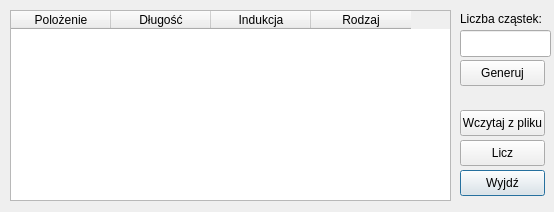
<?xml version="1.0" encoding="UTF-8"?>
<ui version="4.0">
 <class>liczenie</class>
 <widget class="QDialog" name="liczenie">
  <property name="geometry">
   <rect>
    <x>0</x>
    <y>0</y>
    <width>554</width>
    <height>212</height>
   </rect>
  </property>
  <property name="windowTitle">
   <string>Dialog</string>
  </property>
  <widget class="QPushButton" name="BTNclose">
   <property name="geometry">
    <rect>
     <x>460</x>
     <y>170</y>
     <width>85</width>
     <height>26</height>
    </rect>
   </property>
   <property name="text">
    <string>Wyjdź</string>
   </property>
  </widget>
  <widget class="QPushButton" name="BTNcompute">
   <property name="geometry">
    <rect>
     <x>460</x>
     <y>140</y>
     <width>85</width>
     <height>26</height>
    </rect>
   </property>
   <property name="text">
    <string>Licz</string>
   </property>
  </widget>
  <widget class="QTableWidget" name="tableWidget">
   <property name="enabled">
    <bool>true</bool>
   </property>
   <property name="geometry">
    <rect>
     <x>10</x>
     <y>10</y>
     <width>441</width>
     <height>191</height>
    </rect>
   </property>
   <column>
    <property name="text">
     <string>Polożenie</string>
    </property>
   </column>
   <column>
    <property name="text">
     <string>Długość</string>
    </property>
   </column>
   <column>
    <property name="text">
     <string>Indukcja</string>
    </property>
   </column>
   <column>
    <property name="text">
     <string>Rodzaj</string>
    </property>
   </column>
  </widget>
  <widget class="QLabel" name="label">
   <property name="geometry">
    <rect>
     <x>460</x>
     <y>10</y>
     <width>91</width>
     <height>17</height>
    </rect>
   </property>
   <property name="text">
    <string>Liczba cząstek:</string>
   </property>
  </widget>
  <widget class="QLineEdit" name="LEparnum">
   <property name="geometry">
    <rect>
     <x>460</x>
     <y>30</y>
     <width>91</width>
     <height>27</height>
    </rect>
   </property>
  </widget>
  <widget class="QPushButton" name="BTNload">
   <property name="geometry">
    <rect>
     <x>460</x>
     <y>110</y>
     <width>85</width>
     <height>26</height>
    </rect>
   </property>
   <property name="autoFillBackground">
    <bool>false</bool>
   </property>
   <property name="text">
    <string>Wczytaj z pliku</string>
   </property>
  </widget>
  <widget class="QPushButton" name="BTNgenerate">
   <property name="geometry">
    <rect>
     <x>460</x>
     <y>60</y>
     <width>85</width>
     <height>26</height>
    </rect>
   </property>
   <property name="text">
    <string>Generuj</string>
   </property>
  </widget>
 </widget>
 <resources/>
 <connections/>
</ui>
